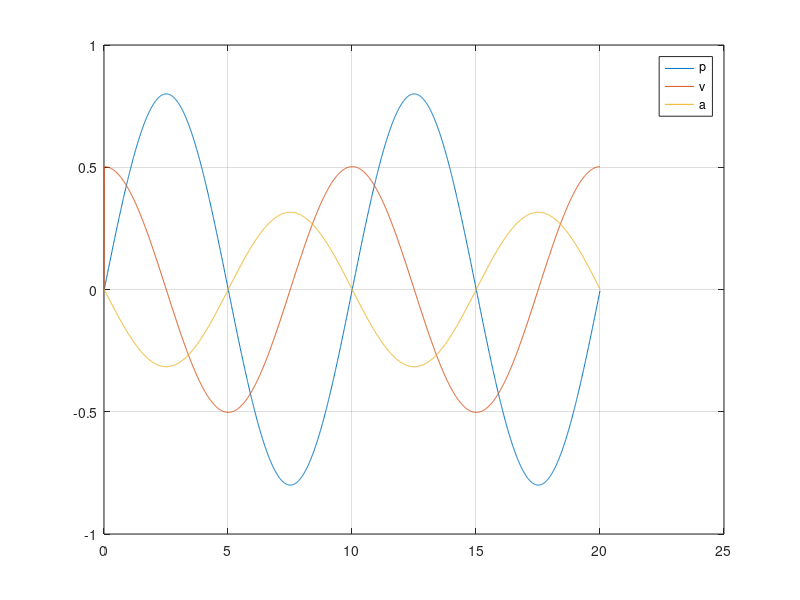

Here is the MATLAB script that generated this plot:
clc; clear; close all;

g = 9.81; 
z_w = 0.8; %m
T_w = 10; %s
n_sh = 3;
i_g = 46; 
m_pl = 9000; %kg
d_D = 0.45; %m
mu_eq = 0.15; 
omega_0 = 5; %rad/s



% max motor moment
omega_M = 4500*2*pi/60 % from motor catalouge
Mmax  = m_pl*g*d_D/(2*n_sh*2*i_g)*(1+mu_eq*tanh(omega_M/omega_0))

t = 0;
dt = 1e-2;
counter = 1;
while t <20
zp =z_w*sin(2*pi*t/T_w);
v = 2*pi*z_w*cos(2*pi*t/T_w)/T_w;
a = -4*pi^2*z_w*sin(2*pi*t/T_w)/ T_w^2;
counter = counter+1;
t = t+dt;
zpplot(counter)=zp;
vplot(counter)=v;
aplot(counter)=a;
tplot(counter) = t;
end
plot(tplot,zpplot)

hold on 
plot(tplot, vplot)
hold on
plot(tplot,aplot)
legend('p','v', 'a')
grid;
a_max = max(aplot)

p = 210e+5; %N/m^2
Qmax = 200*6e-4; %m^3/sek
ro = 875; %kg/m^3

% Step 6:   select motor: 
%hydraulic check: D> 2piMmax/p
Hyd_check = 2*pi*Mmax/p *1e+6 %cm^3
% choose a motor with D > 24.8cm^3
D = 28.1e-6; %m^3


% step 7:    select pump:
% max motor speed = 128 rpm (from jacobs script)
Q_max = 128*D *1e+3 % l/min
% = 3.6 l/min, very low, but might be right considering the low motorspeed
% select the smallest pump: 63l/min and 235 bar
%assume 10bar drop across the servo valve (based on lectures)
% ==> pressure at the motor inlet is 225 bar:

deltap = 215e+5; % N/m2 pressure drop across the motor
Mm = D*deltap/(2*pi)
% this gives a moment of 96.2 N/m with the selected pump. 

